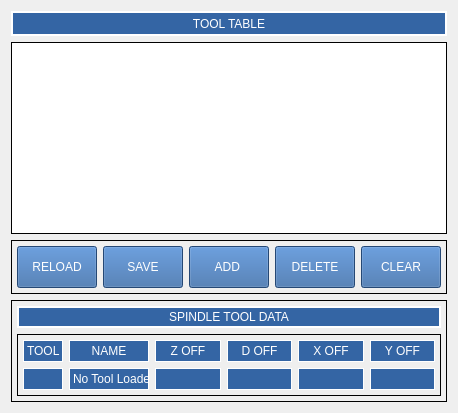
            <widget class="QWidget" name="tool_offsets">
             <attribute name="title">
              <string>TOOLS</string>
             </attribute>
             <layout class="QGridLayout" name="gridLayout_50">
              <item row="3" column="0">
               <widget class="QFrame" name="gridFrame">
                <property name="minimumSize">
                 <size>
                  <width>0</width>
                  <height>50</height>
                 </size>
                </property>
                <property name="maximumSize">
                 <size>
                  <width>490</width>
                  <height>16777215</height>
                 </size>
                </property>
                <property name="styleSheet">
                 <string notr="true">QPushButton {
min-height: 40px;
min-width: 50px;
max-height: 40px;
max-width: 800px;
font: 12pt &quot;DejaVu Sans&quot;;
color: rgb(255, 255, 255);
background-color:rgb(52, 101, 164);
}

</string>
                </property>
                <property name="frameShape">
                 <enum>QFrame::Box</enum>
                </property>
                <property name="frameShadow">
                 <enum>QFrame::Plain</enum>
                </property>
                <property name="lineWidth">
                 <number>1</number>
                </property>
                <layout class="QGridLayout" name="gridLayout_39">
                 <property name="leftMargin">
                  <number>5</number>
                 </property>
                 <property name="topMargin">
                  <number>5</number>
                 </property>
                 <property name="rightMargin">
                  <number>5</number>
                 </property>
                 <property name="bottomMargin">
                  <number>5</number>
                 </property>
                 <item row="0" column="2">
                  <widget class="QPushButton" name="addtool">
                   <property name="text">
                    <string>ADD </string>
                   </property>
                  </widget>
                 </item>
                 <item row="0" column="3">
                  <widget class="QPushButton" name="deletetool">
                   <property name="text">
                    <string>DELETE</string>
                   </property>
                  </widget>
                 </item>
                 <item row="0" column="5">
                  <widget class="QPushButton" name="cleartooltable">
                   <property name="text">
                    <string>CLEAR</string>
                   </property>
                  </widget>
                 </item>
                 <item row="0" column="1">
                  <widget class="QPushButton" name="savetooltable">
                   <property name="text">
                    <string>SAVE</string>
                   </property>
                   <property name="checkable">
                    <bool>false</bool>
                   </property>
                  </widget>
                 </item>
                 <item row="0" column="0">
                  <widget class="QPushButton" name="reloadtooltable">
                   <property name="text">
                    <string>RELOAD</string>
                   </property>
                  </widget>
                 </item>
                </layout>
               </widget>
              </item>
              <item row="0" column="0">
               <widget class="QLabel" name="tool_table">
                <property name="minimumSize">
                 <size>
                  <width>0</width>
                  <height>25</height>
                 </size>
                </property>
                <property name="maximumSize">
                 <size>
                  <width>490</width>
                  <height>16777215</height>
                 </size>
                </property>
                <property name="styleSheet">
                 <string notr="true">color: rgb(255, 255, 255);
background-color:rgb(52, 101, 164);</string>
                </property>
                <property name="frameShape">
                 <enum>QFrame::Box</enum>
                </property>
                <property name="lineWidth">
                 <number>2</number>
                </property>
                <property name="text">
                 <string>TOOL TABLE</string>
                </property>
                <property name="alignment">
                 <set>Qt::AlignCenter</set>
                </property>
               </widget>
              </item>
              <item row="4" column="0">
               <widget class="QFrame" name="gridFrame">
                <property name="minimumSize">
                 <size>
                  <width>0</width>
                  <height>100</height>
                 </size>
                </property>
                <property name="maximumSize">
                 <size>
                  <width>490</width>
                  <height>999999</height>
                 </size>
                </property>
                <property name="styleSheet">
                 <string notr="true">StatusLabel 
{
color: rgb(255, 255, 255);
background-color:rgb(52, 101, 164);
min-height: 20px;
}

QLabel
{
color: rgb(255, 255, 255);
background-color:rgb(52, 101, 164);
min-height: 20px;
}</string>
                </property>
                <property name="frameShape">
                 <enum>QFrame::Box</enum>
                </property>
                <property name="frameShadow">
                 <enum>QFrame::Plain</enum>
                </property>
                <property name="lineWidth">
                 <number>1</number>
                </property>
                <layout class="QGridLayout" name="gridLayout_46">
                 <property name="leftMargin">
                  <number>5</number>
                 </property>
                 <property name="topMargin">
                  <number>5</number>
                 </property>
                 <property name="rightMargin">
                  <number>5</number>
                 </property>
                 <property name="bottomMargin">
                  <number>5</number>
                 </property>
                 <item row="1" column="0" colspan="2">
                  <widget class="QLabel" name="label_7">
                   <property name="minimumSize">
                    <size>
                     <width>0</width>
                     <height>22</height>
                    </size>
                   </property>
                   <property name="maximumSize">
                    <size>
                     <width>16777215</width>
                     <height>30</height>
                    </size>
                   </property>
                   <property name="styleSheet">
                    <string notr="true">color: rgb(255, 255, 255);
background-color:rgb(52, 101, 164);</string>
                   </property>
                   <property name="frameShape">
                    <enum>QFrame::Box</enum>
                   </property>
                   <property name="lineWidth">
                    <number>2</number>
                   </property>
                   <property name="text">
                    <string>SPINDLE TOOL DATA</string>
                   </property>
                   <property name="alignment">
                    <set>Qt::AlignCenter</set>
                   </property>
                  </widget>
                 </item>
                 <item row="2" column="0" colspan="2">
                  <widget class="QFrame" name="gridFrame">
                   <property name="frameShape">
                    <enum>QFrame::Box</enum>
                   </property>
                   <layout class="QGridLayout" name="gridLayout_47">
                    <property name="leftMargin">
                     <number>5</number>
                    </property>
                    <property name="topMargin">
                     <number>5</number>
                    </property>
                    <property name="rightMargin">
                     <number>5</number>
                    </property>
                    <property name="bottomMargin">
                     <number>5</number>
                    </property>
                    <item row="1" column="2">
                     <widget class="StatusLabel" name="z_offset">
                      <property name="frameShape">
                       <enum>QFrame::Box</enum>
                      </property>
                      <property name="rules" stdset="0">
                       <string>[{&quot;channels&quot;: [{&quot;url&quot;: &quot;status:tool_table&quot;, &quot;trigger&quot;: true}], &quot;property&quot;: &quot;Text&quot;, &quot;expression&quot;: &quot;'{:.4f}'.format(ch[0][0].zoffset)&quot;, &quot;name&quot;: &quot;New Rule&quot;}]</string>
                      </property>
                     </widget>
                    </item>
                    <item row="1" column="0">
                     <widget class="StatusLabel" name="tool_in_spindle">
                      <property name="frameShape">
                       <enum>QFrame::Box</enum>
                      </property>
                      <property name="rules" stdset="0">
                       <string>[{&quot;channels&quot;: [{&quot;url&quot;: &quot;status:tool_table&quot;, &quot;trigger&quot;: true}], &quot;property&quot;: &quot;Text&quot;, &quot;expression&quot;: &quot;str(ch[0][0].id)&quot;, &quot;name&quot;: &quot;tool id&quot;}]</string>
                      </property>
                     </widget>
                    </item>
                    <item row="1" column="4">
                     <widget class="StatusLabel" name="x_offset_2">
                      <property name="frameShape">
                       <enum>QFrame::Box</enum>
                      </property>
                      <property name="rules" stdset="0">
                       <string>[{&quot;channels&quot;: [{&quot;url&quot;: &quot;status:tool_table&quot;, &quot;trigger&quot;: true}], &quot;property&quot;: &quot;Text&quot;, &quot;expression&quot;: &quot;'{:.4f}'.format(ch[0][0].xoffset)&quot;, &quot;name&quot;: &quot;spindle tool&quot;}]</string>
                      </property>
                     </widget>
                    </item>
                    <item row="1" column="3">
                     <widget class="StatusLabel" name="d_offset">
                      <property name="frameShape">
                       <enum>QFrame::Box</enum>
                      </property>
                      <property name="rules" stdset="0">
                       <string>[{&quot;channels&quot;: [{&quot;url&quot;: &quot;status:tool_table&quot;, &quot;trigger&quot;: true}], &quot;property&quot;: &quot;Text&quot;, &quot;expression&quot;: &quot;'{:.4f}'.format(ch[0][0].diameter)&quot;, &quot;name&quot;: &quot;spindle tool&quot;}]</string>
                      </property>
                     </widget>
                    </item>
                    <item row="1" column="5">
                     <widget class="StatusLabel" name="y_offset_2">
                      <property name="minimumSize">
                       <size>
                        <width>0</width>
                        <height>22</height>
                       </size>
                      </property>
                      <property name="frameShape">
                       <enum>QFrame::Box</enum>
                      </property>
                      <property name="rules" stdset="0">
                       <string>[{&quot;channels&quot;: [{&quot;url&quot;: &quot;status:tool_table&quot;, &quot;trigger&quot;: true}], &quot;property&quot;: &quot;Text&quot;, &quot;expression&quot;: &quot;'{:.4f}'.format(ch[0][0].yoffset)&quot;, &quot;name&quot;: &quot;spindle tool&quot;}]</string>
                      </property>
                     </widget>
                    </item>
                    <item row="1" column="1">
                     <widget class="StatusLabel" name="tool_comment">
                      <property name="maximumSize">
                       <size>
                        <width>80</width>
                        <height>16777215</height>
                       </size>
                      </property>
                      <property name="frameShape">
                       <enum>QFrame::Box</enum>
                      </property>
                      <property name="text">
                       <string>No Tool Loaded</string>
                      </property>
                      <property name="rules" stdset="0">
                       <string>[{&quot;channels&quot;: [{&quot;url&quot;: &quot;tooltable:current_tool?remark&quot;, &quot;trigger&quot;: true}], &quot;property&quot;: &quot;Text&quot;, &quot;expression&quot;: &quot;ch[0]&quot;, &quot;name&quot;: &quot;New Rule&quot;}]</string>
                      </property>
                     </widget>
                    </item>
                    <item row="0" column="0">
                     <widget class="QLabel" name="label_39">
                      <property name="maximumSize">
                       <size>
                        <width>40</width>
                        <height>16777215</height>
                       </size>
                      </property>
                      <property name="frameShape">
                       <enum>QFrame::Box</enum>
                      </property>
                      <property name="text">
                       <string>TOOL</string>
                      </property>
                     </widget>
                    </item>
                    <item row="0" column="1">
                     <widget class="QLabel" name="label_40">
                      <property name="frameShape">
                       <enum>QFrame::Box</enum>
                      </property>
                      <property name="text">
                       <string>NAME</string>
                      </property>
                      <property name="alignment">
                       <set>Qt::AlignCenter</set>
                      </property>
                     </widget>
                    </item>
                    <item row="0" column="2">
                     <widget class="QLabel" name="label_41">
                      <property name="frameShape">
                       <enum>QFrame::Box</enum>
                      </property>
                      <property name="text">
                       <string>Z OFF</string>
                      </property>
                      <property name="alignment">
                       <set>Qt::AlignCenter</set>
                      </property>
                     </widget>
                    </item>
                    <item row="0" column="3">
                     <widget class="QLabel" name="label_42">
                      <property name="frameShape">
                       <enum>QFrame::Box</enum>
                      </property>
                      <property name="text">
                       <string>D OFF</string>
                      </property>
                      <property name="alignment">
                       <set>Qt::AlignCenter</set>
                      </property>
                     </widget>
                    </item>
                    <item row="0" column="4">
                     <widget class="QLabel" name="label_43">
                      <property name="frameShape">
                       <enum>QFrame::Box</enum>
                      </property>
                      <property name="text">
                       <string>X OFF</string>
                      </property>
                      <property name="alignment">
                       <set>Qt::AlignCenter</set>
                      </property>
                     </widget>
                    </item>
                    <item row="0" column="5">
                     <widget class="QLabel" name="label_44">
                      <property name="minimumSize">
                       <size>
                        <width>0</width>
                        <height>22</height>
                       </size>
                      </property>
                      <property name="maximumSize">
                       <size>
                        <width>16777215</width>
                        <height>99999</height>
                       </size>
                      </property>
                      <property name="frameShape">
                       <enum>QFrame::Box</enum>
                      </property>
                      <property name="text">
                       <string>Y OFF</string>
                      </property>
                      <property name="alignment">
                       <set>Qt::AlignCenter</set>
                      </property>
                     </widget>
                    </item>
                   </layout>
                  </widget>
                 </item>
                </layout>
               </widget>
              </item>
              <item row="2" column="0">
               <widget class="ToolTable" name="tooltable">
                <property name="enabled">
                 <bool>true</bool>
                </property>
                <property name="maximumSize">
                 <size>
                  <width>490</width>
                  <height>16777215</height>
                 </size>
                </property>
                <property name="mouseTracking">
                 <bool>false</bool>
                </property>
                <property name="styleSheet">
                 <string notr="true"/>
                </property>
                <property name="frameShape">
                 <enum>QFrame::Box</enum>
                </property>
                <property name="frameShadow">
                 <enum>QFrame::Plain</enum>
                </property>
                <property name="lineWidth">
                 <number>1</number>
                </property>
                <property name="gridStyle">
                 <enum>Qt::SolidLine</enum>
                </property>
                <property name="sortingEnabled">
                 <bool>true</bool>
                </property>
                <property name="wordWrap">
                 <bool>true</bool>
                </property>
                <property name="displayColumns" stdset="0">
                 <string>TPZDRXY</string>
                </property>
                <attribute name="horizontalHeaderDefaultSectionSize">
                 <number>62</number>
                </attribute>
                <attribute name="horizontalHeaderMinimumSectionSize">
                 <number>20</number>
                </attribute>
                <attribute name="horizontalHeaderStretchLastSection">
                 <bool>true</bool>
                </attribute>
                <attribute name="verticalHeaderHighlightSections">
                 <bool>true</bool>
                </attribute>
               </widget>
              </item>
             </layout>
            </widget>
